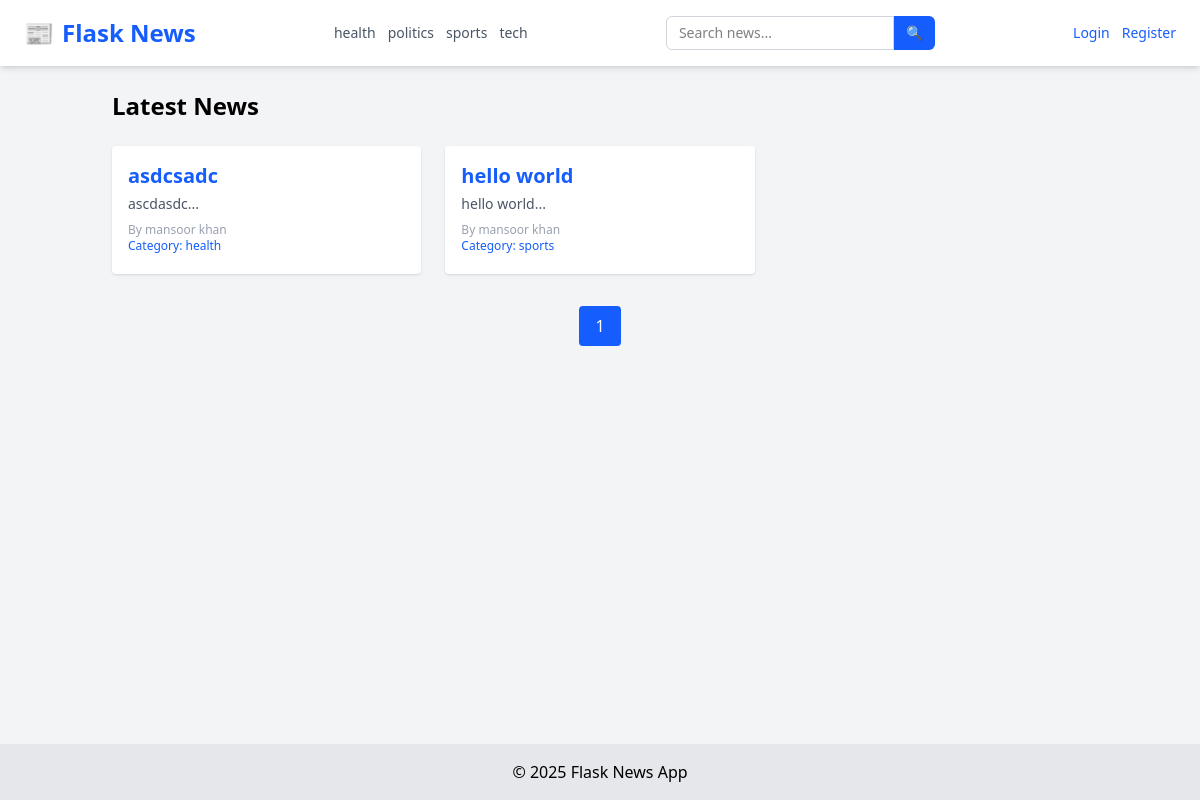
The page / on the database its author committed.
### tables this page shows
CREATE TABLE categories (
            id INTEGER PRIMARY KEY AUTOINCREMENT,
            name TEXT UNIQUE NOT NULL
        );

CREATE TABLE news (
            id INTEGER PRIMARY KEY AUTOINCREMENT,
            title TEXT,
            content TEXT,
            image TEXT,
            author_id INTEGER,
            category_id INTEGER,
            view_count INTEGER DEFAULT 0,
            FOREIGN KEY(author_id) REFERENCES users(id),
            FOREIGN KEY(category_id) REFERENCES categories(id)
        );

CREATE TABLE users (
            id INTEGER PRIMARY KEY AUTOINCREMENT,
            username TEXT NOT NULL,
            email TEXT UNIQUE NOT NULL,
            password TEXT NOT NULL,
            role TEXT DEFAULT 'user'
        );

### app/routes.py (the view)
@main.route('/')
def home():
    page = request.args.get('page', 1, type=int)
    per_page = 6
    offset = (page - 1) * per_page
    conn = sqlite3.connect(current_app.config['DATABASE'])
    c = conn.cursor()
    c.execute("SELECT COUNT(*) FROM news")
    total = c.fetchone()[0]
    c.execute('''
    SELECT news.id, news.title, news.content, news.image, users.username, categories.name
    FROM news
    JOIN users ON news.author_id = users.id
    JOIN categories ON news.category_id = categories.id
    ORDER BY news.id DESC
    LIMIT ? OFFSET ?
''', (per_page, offset))
    articles = c.fetchall()
    conn.close()
    total_pages = (total + per_page - 1) // per_page  # ceil
    return render_template('home.html', articles=articles,page=page, total_pages=total_pages)

### app/__init__.py (called while the page is built)
def create_app():
    app = Flask(__name__, instance_relative_config=True)
    app.config.from_object('config.Config')
    from app.routes import main
    app.register_blueprint(main)
    from app.admin_routes import admin
    app.register_blueprint(admin)
    from app.user_routes import user
    app.register_blueprint(user)
    init_db(app)
    login_manager.init_app(app)
    @login_manager.user_loader
    def user_loader(user_id):
        return load_user(user_id)
    @app.context_processor
    def inject_now():
        return {'now': datetime.now}
    @app.context_processor
    def inject_categories():
        conn = sqlite3.connect(current_app.config['DATABASE'])
        c = conn.cursor()
        c.execute("SELECT id, name FROM categories ORDER BY name ASC")
        categories = c.fetchall()
        conn.close()
        return {'categories': categories}
    return app

### app/templates/home.html (shortened to what this page needs)
{% extends "layout.html" %} {% block title %}Home | Flask News{% endblock %} {%
block content %}
<h1 class="text-2xl font-bold mb-6">Latest News</h1>
<div class="grid grid-cols-1 md:grid-cols-2 lg:grid-cols-3 gap-6">
  {% for article in articles %}
  <div class="bg-white rounded shadow p-4">
    <h2 class="text-xl font-semibold">
      <a
        href="{{ url_for('main.view_news', id=article[0]) }}"
        class="hover:underline text-blue-600"
      >
        {{ article[1] }}
      </a>
    </h2>
    <p class="text-gray-600 text-sm mt-1 mb-2">{{ article[2][:150] }}...</p>
    <p class="text-xs text-gray-400">By {{ article[4] }}</p>
    <p class="text-xs text-blue-600 font-medium mb-1">
      Category: {{ article[5] }}
    </p>
  </div>
  {% endfor %}
</div>
<div class="flex justify-center mt-8 space-x-4">
  <span class="px-4 py-2 bg-blue-600 text-white rounded">{{ page }}</span>
</div>
{% endblock %}

### app/templates/layout.html (shortened to what this page needs)
<!DOCTYPE html>
<html lang="en">
  <head>
    <link
      rel="stylesheet"
      href="https://cdnjs.cloudflare.com/ajax/libs/font-awesome/4.7.0/css/font-awesome.min.css"
    />
    <script src="https://cdn.jsdelivr.net/npm/@tailwindcss/browser@4"></script>
  </head>
  <body class="bg-gray-100 min-h-screen flex flex-col">
    <nav
      class="bg-white shadow-md px-6 py-4 flex flex-wrap md:flex-nowrap justify-between items-center"
    >
      <a
        href="/"
        class="text-2xl font-extrabold text-blue-600 flex items-center gap-2"
      >
        📰 <span>Flask News</span>
      </a>
      <div
        class="flex flex-wrap justify-center gap-3 mt-4 md:mt-0 md:ml-6 text-sm text-gray-600 font-medium"
      >
        {% for cat in categories %}
        <a
          href="{{ url_for('main.filter_by_category', name=cat[1]) }}"
          class="hover:text-blue-600 transition-colors"
        >
          {{ cat[1] }}
        </a>
        {% endfor %}
      </div>
      <form
        method="GET"
        action="{{ url_for('main.search') }}"
        class="flex mt-4 md:mt-0 md:ml-6"
      >
        <input
          type="text"
          name="q"
          placeholder="Search news..."
          required
          class="px-3 py-1.5 border rounded-l-md border-gray-300 focus:outline-none focus:ring focus:border-blue-500 text-sm"
        />
        <button
          type="submit"
          class="px-3 py-1.5 bg-blue-600 text-white rounded-r-md text-sm hover:bg-blue-700 transition-colors"
        >
          🔍
        </button>
      </form>
      <div class="flex items-center gap-3 mt-4 md:mt-0 md:ml-6 text-sm">
        {% if current_user.is_authenticated %}
        <a href="{{ url_for('user.user_profile', email=current_user.email) }}"
          ><span class="text-gray-700">👤 {{ current_user.username }}</span></a
        >
        {% if current_user.role == 'admin' %}
        <a href="/add" class="text-blue-600 hover:underline">Add News</a>
        <a
          href="{{url_for('admin.dashboard')}}"
          class="text-blue-600 hover:underline"
          >Dashboard</a
        >
        <a
          href="{{ url_for('admin.manage_users') }}"
          class="text-blue-600 hover:underline"
          >Manage Users</a
        >
        <a
          href="{{ url_for('admin.manage_comments') }}"
          class="text-blue-600 hover:underline"
        >
          Manage Comments</a
        >
        <a
          href="{{ url_for('admin.manage_categories') }}"
          class="text-blue-600 hover:underline"
        >
          Manage Categories</a
        >
        {% endif %}
        <a href="/logout" class="text-red-600 hover:underline">Logout</a>
        {% else %}
        <a href="/login" class="text-blue-600 hover:underline">Login</a>
        <a href="/register" class="text-blue-600 hover:underline">Register</a>
        {% endif %}
      </div>
    </nav>
    <main class="flex-grow container mx-auto p-6">
       {% block content %}{% endblock %}
    </main>
    <footer class="bg-gray-200 text-center py-4">
      &copy; {{ now().year }} Flask News App
    </footer>
  </body>
</html>

### rows shown on the page
categories: name "health"
categories: name "politics"
categories: name "sports"
categories: name "tech"
news: title "asdcsadc", content "ascdasdc", username "mansoor khan", name "health"
news: title "hello world", content "hello world", username "mansoor khan", name "sports"

### other values the page prints
{{ page }} "1"
